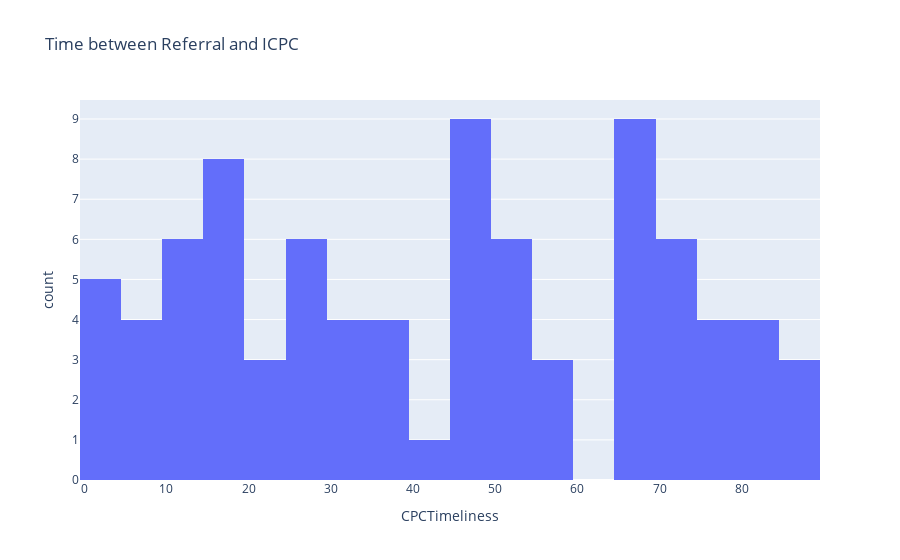

The notebook cell this image was saved under:
### Code cell
# CINreferralDate 
# DateOfInitialCPC

# CPCTimeliness - difference between referral and ICPC
# It will be similar to calculating age
# 
# convert boths  columns to dates
# take one date from another
# divide the time difference by 1 day
# set that to a new column

cin['CINreferralDate_dt'] = pd.to_datetime(cin['CINreferralDate'], format="%d/%m/%Y", errors='coerce')
cin['DateOfInitialCPC_dt'] = pd.to_datetime(cin['DateOfInitialCPC'], format="%d/%m/%Y", errors='coerce')

# Possibel to do this for only working days including/excluding bank hols
cin['CPCTimeliness'] = cin['DateOfInitialCPC_dt'] - cin['CINreferralDate_dt']

cin['CPCTimeliness'] = cin['CPCTimeliness']/pd.Timedelta(1, 'd')

timeliness_hist = px.histogram(cin,
                               x='CPCTimeliness',
                               title='Time between Referral and ICPC',
                               nbins=20
                               )

timeliness_hist.show()

### Figure 1 — Plotly figure (JSON) as saved in the notebook; plotly's stock layout.template omitted (floating-point values rounded to 4 significant figures)
{"data": [{"bingroup": "x", "hovertemplate": "CPCTimeliness=%{x}<br>count=%{y}<extra></extra>", "legendgroup": "", "marker": {"color": "#636efa", "pattern": {"shape": ""}}, "name": "", "nbinsx": 20, "orientation": "v", "showlegend": false, "type": "histogram", "x": [78.0, 49.0, 14.0, 66.0, 83.0, 3.0, 0.0, 25.0, 12.0, 65.0, 16.0, 54.0, 46.0, 74.0, NaN, 27.0, 19.0, 8.0, 68.0, NaN, 24.0, 66.0, NaN, 50.0, NaN, 83.0, 45.0, 4.0, 86.0, 66.0, 84.0, 66.0, 39.0, NaN, 67.0, 11.0, 51.0, 46.0, 56.0, 3.0, 43.0, 48.0, 56.0, 19.0, 19.0, 1.0, 77.0, 36.0, 21.0, NaN, 15.0, 69.0, 55.0, 34.0, 69.0, 87.0, 74.0, 74.0, NaN, 18.0, 27.0, 51.0, 74.0, 27.0, 32.0, NaN, 72.0, NaN, 50.0, 10.0, 86.0, 27.0, 77.0, 36.0, 33.0, 21.0, NaN, 30.0, NaN, 13.0, 9.0, 49.0, 19.0, NaN, NaN, 6.0, 70.0, 49.0, 46.0, 46.0, 81.0, 13.0, NaN, 9.0, 75.0, NaN, 26.0, 54.0, NaN, 37.0, 17.0], "xaxis": "x", "yaxis": "y"}], "layout": {"barmode": "relative", "legend": {"tracegroupgap": 0}, "title": {"text": "Time between Referral and ICPC"}, "xaxis": {"anchor": "y", "domain": [0, 1], "title": {"text": "CPCTimeliness"}}, "yaxis": {"anchor": "x", "domain": [0, 1], "title": {"text": "count"}}}}
